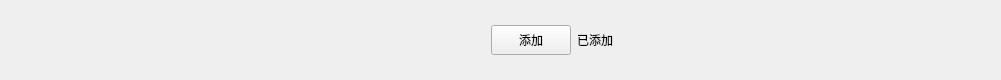
<?xml version="1.0" encoding="UTF-8"?>
<ui version="4.0">
 <class>ApplyFriendItem</class>
 <widget class="QWidget" name="ApplyFriendItem">
  <property name="geometry">
   <rect>
    <x>0</x>
    <y>0</y>
    <width>1001</width>
    <height>80</height>
   </rect>
  </property>
  <property name="minimumSize">
   <size>
    <width>0</width>
    <height>80</height>
   </size>
  </property>
  <property name="maximumSize">
   <size>
    <width>16777215</width>
    <height>80</height>
   </size>
  </property>
  <property name="windowTitle">
   <string>Form</string>
  </property>
  <layout class="QHBoxLayout" name="horizontalLayout">
   <property name="spacing">
    <number>6</number>
   </property>
   <property name="leftMargin">
    <number>9</number>
   </property>
   <property name="topMargin">
    <number>0</number>
   </property>
   <property name="rightMargin">
    <number>0</number>
   </property>
   <property name="bottomMargin">
    <number>0</number>
   </property>
   <item>
    <spacer name="horizontalSpacer">
     <property name="orientation">
      <enum>Qt::Orientation::Horizontal</enum>
     </property>
     <property name="sizeType">
      <enum>QSizePolicy::Policy::Fixed</enum>
     </property>
     <property name="sizeHint" stdset="0">
      <size>
       <width>50</width>
       <height>20</height>
      </size>
     </property>
    </spacer>
   </item>
   <item>
    <widget class="QLabel" name="icon_lb">
     <property name="minimumSize">
      <size>
       <width>45</width>
       <height>45</height>
      </size>
     </property>
     <property name="maximumSize">
      <size>
       <width>45</width>
       <height>45</height>
      </size>
     </property>
     <property name="text">
      <string/>
     </property>
    </widget>
   </item>
   <item>
    <widget class="QWidget" name="widget" native="true">
     <layout class="QHBoxLayout" name="horizontalLayout_2">
      <property name="topMargin">
       <number>2</number>
      </property>
      <property name="bottomMargin">
       <number>2</number>
      </property>
      <item>
       <widget class="QWidget" name="widget_2" native="true">
        <layout class="QVBoxLayout" name="verticalLayout">
         <property name="spacing">
          <number>10</number>
         </property>
         <property name="topMargin">
          <number>2</number>
         </property>
         <property name="bottomMargin">
          <number>2</number>
         </property>
         <item>
          <widget class="QLabel" name="user_name_lb">
           <property name="minimumSize">
            <size>
             <width>100</width>
             <height>30</height>
            </size>
           </property>
           <property name="maximumSize">
            <size>
             <width>200</width>
             <height>30</height>
            </size>
           </property>
           <property name="text">
            <string/>
           </property>
          </widget>
         </item>
         <item>
          <widget class="QLabel" name="user_chat_lb">
           <property name="minimumSize">
            <size>
             <width>100</width>
             <height>30</height>
            </size>
           </property>
           <property name="maximumSize">
            <size>
             <width>200</width>
             <height>30</height>
            </size>
           </property>
           <property name="text">
            <string/>
           </property>
          </widget>
         </item>
        </layout>
       </widget>
      </item>
      <item>
       <widget class="ClickedBtn" name="addBtn">
        <property name="minimumSize">
         <size>
          <width>80</width>
          <height>30</height>
         </size>
        </property>
        <property name="maximumSize">
         <size>
          <width>80</width>
          <height>30</height>
         </size>
        </property>
        <property name="text">
         <string>添加</string>
        </property>
       </widget>
      </item>
      <item>
       <widget class="QLabel" name="already_add_lb">
        <property name="minimumSize">
         <size>
          <width>40</width>
          <height>0</height>
         </size>
        </property>
        <property name="text">
         <string>已添加</string>
        </property>
       </widget>
      </item>
      <item>
       <spacer name="horizontalSpacer_2">
        <property name="orientation">
         <enum>Qt::Orientation::Horizontal</enum>
        </property>
        <property name="sizeType">
         <enum>QSizePolicy::Policy::Fixed</enum>
        </property>
        <property name="sizeHint" stdset="0">
         <size>
          <width>50</width>
          <height>20</height>
         </size>
        </property>
       </spacer>
      </item>
     </layout>
    </widget>
   </item>
  </layout>
 </widget>
 <customwidgets>
  <customwidget>
   <class>ClickedBtn</class>
   <extends>QPushButton</extends>
   <header location="global">clickedbtn.h</header>
  </customwidget>
 </customwidgets>
 <resources/>
 <connections/>
</ui>
